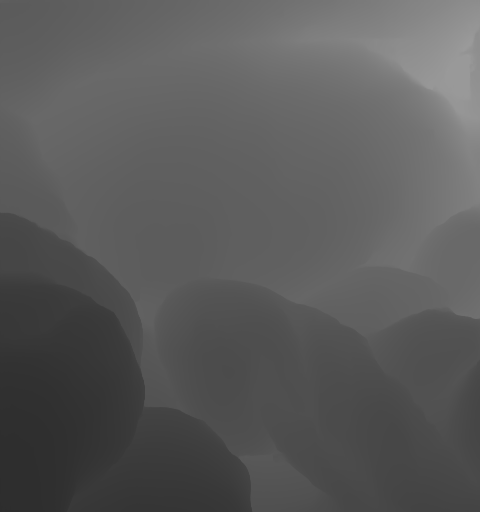
#> input picture scr/00000.png, 480 x 512 px, found by its file name; its folder holds 4 pictures in this run
$ python convert.py
#> lines starting #> are read from the running program, lines starting #| are printed output that depends on the picture
import cv2
import os
scr_dir = 'F:\Surt_colmap\depth\scr'
out_dir = 'F:\Surt_colmap\depth\output'
if not os.path.exists(out_dir):
    os.mkdir(out_dir)
def convertdep():

    for idx,pic in enumerate(os.listdir(scr_dir)):
        src_path = os.path.join(scr_dir, pic)
        depth = cv2.imread(src_path, cv2.IMREAD_GRAYSCALE)
#> depth is the input picture: shape (512, 480); min 45, max 154, mean 89.8
        color_img = cv2.applyColorMap(depth,cv2.COLORMAP_PLASMA)
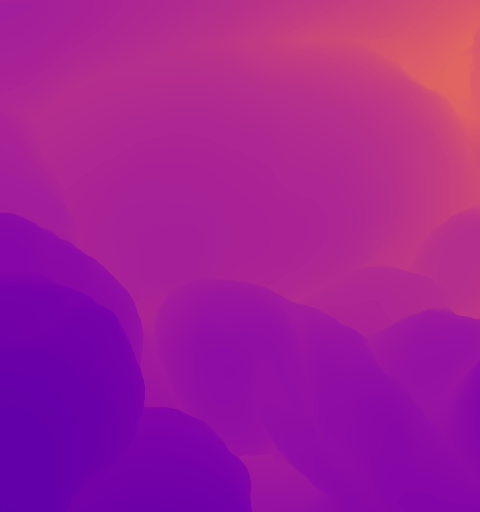
#> color_img: shape (512, 480, 3); mean B, G, R 150.9, 30.4, 159.7
        cv2.imwrite(os.path.join(out_dir,f"{idx}.png"),color_img)
#> pass 2 of the loop in convertdep, `for idx,pic in enumerate(os.listdir(scr_dir)):`:
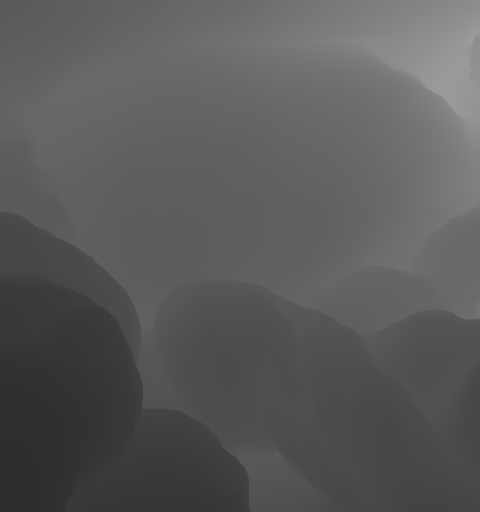
#> input picture scr/00001.png, 480 x 512 px, found by its file name
#> in convertdep, depth is the input picture: shape (512, 480); min 45, max 157, mean 89.8
#> in convertdep, `color_img = cv2.applyColorMap(depth,cv2.COLORMAP_PLASMA)`:
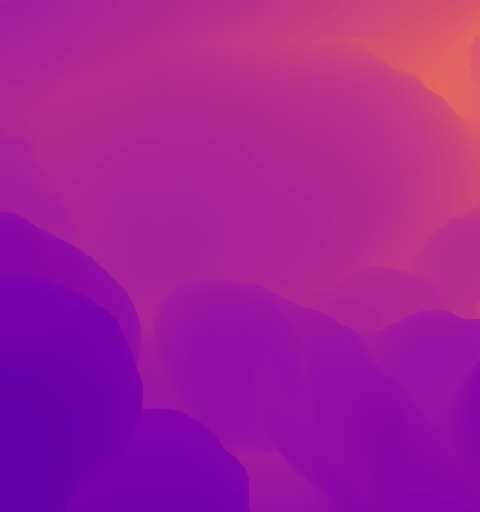
#> color_img: shape (512, 480, 3); mean B, G, R 150.9, 30.3, 159.7
#> pass 3 of the loop in convertdep, `for idx,pic in enumerate(os.listdir(scr_dir)):`:
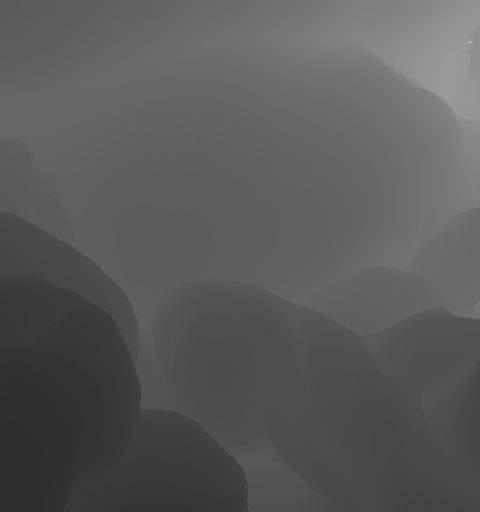
#> input picture scr/00002.png, 480 x 512 px, found by its file name
#> in convertdep, depth is the input picture: shape (512, 480); min 45, max 237, mean 89.7
#> in convertdep, `color_img = cv2.applyColorMap(depth,cv2.COLORMAP_PLASMA)`:
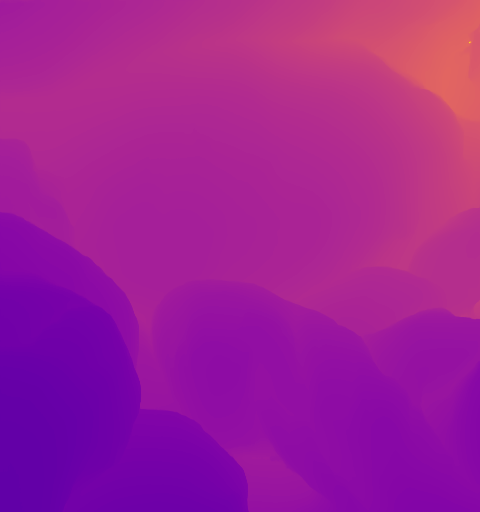
#> color_img: shape (512, 480, 3); mean B, G, R 151, 30.2, 159.5
#> the loop made 4 passes; the first 3 are shown

convertdep()
